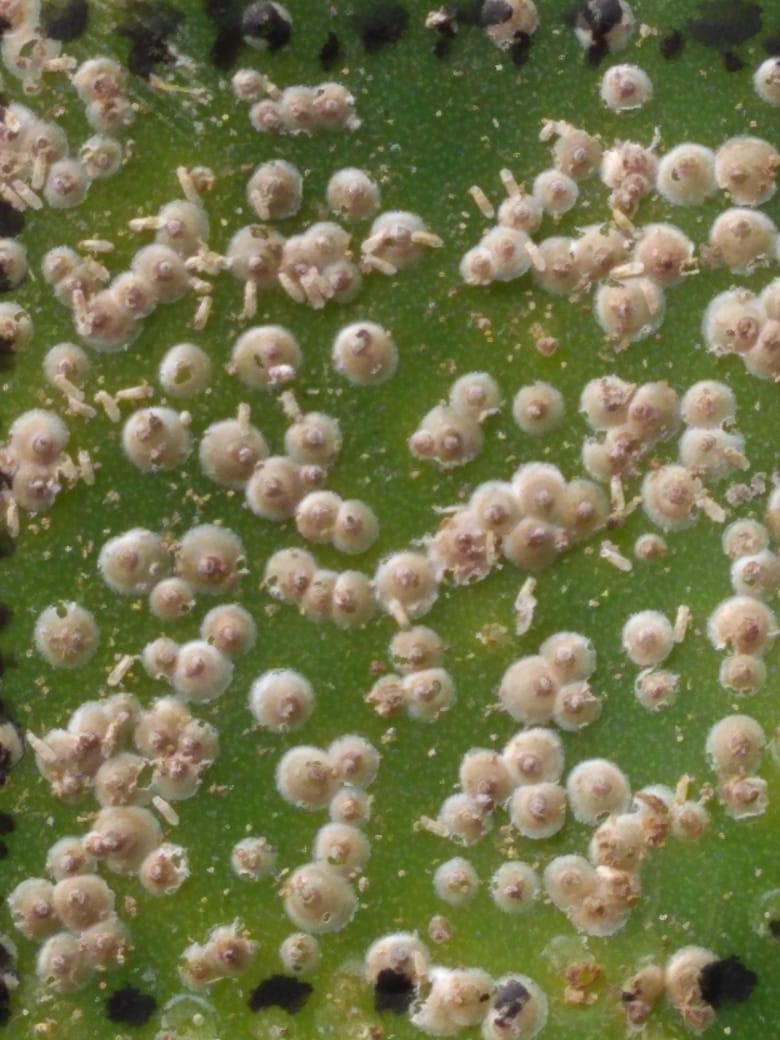
#> input picture src/samples/amostra1.jpeg, 780 x 1040 px, found by its file name
$ python test14.py   (older library calls are emulated)
#> lines starting #> are read from the running program, lines starting #| are printed output that depends on the picture; after the words box and inside, x2 and y2 are one past the last pixel; in counts of white or black regions, pixels touching at a corner belong together
# -*- coding: utf-8 -*-
"""
Created on Fri Jul 08 16:34:06 2020

@author: Josenalde
"""

import cv2 as cv
#import matplotlib.pyplot as plt
import mahotas as mh #otsu
import numpy as np

def writeImg(img, text, color=(255,255,255)):
    font = cv.FONT_HERSHEY_SIMPLEX
    cv.putText(img, text, (10,20), font, 0.6, color, 2, cv.LINE_AA)

bgr = cv.imread('amostra1.jpeg') #if male were more white than female, ok
#> bgr is the input picture: shape (1040, 780, 3); mean B, G, R 76.9, 116.6, 115.5

# [18 lines of commented-out code are left out]
BLUR = 35
# CANNY_TH1 = 10
# CANNY_TH2 = 70

bgrF = cv.medianBlur(bgr, BLUR) #31 122, 35 125, 39 126, 51 128
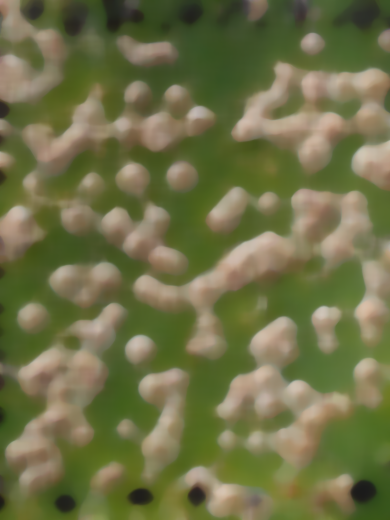
#> bgrF: shape (1040, 780, 3) (shown at 1/2 size); mean B, G, R 71.5, 112.9, 111.4
# [8 lines of commented-out code are left out]


hsv = cv.cvtColor(bgrF, cv.COLOR_BGR2HSV)
#> hsv: shape (1040, 780, 3); mean H, S, V 30.1, 109.2, 119.1
hsv[:,:,0] = cv.equalizeHist(hsv[:,:,0])
#> hsv: shape (1040, 780, 3); mean H, S, V 131.9, 109.2, 119.1
bgr2 = cv.cvtColor(hsv, cv.COLOR_HSV2BGR)
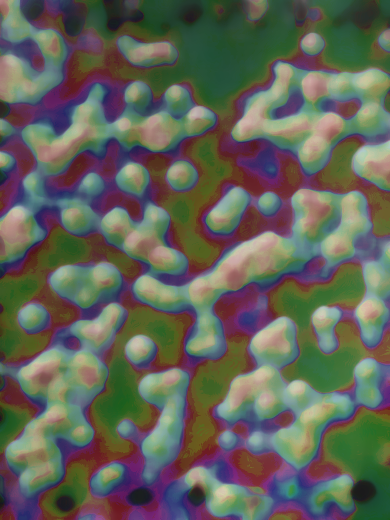
#> bgr2: shape (1040, 780, 3) (shown at 1/2 size); mean B, G, R 87.7, 99.6, 97
gray = cv.cvtColor(bgr2, cv.COLOR_BGR2GRAY)
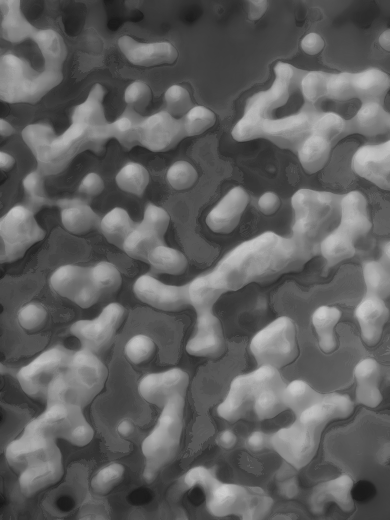
#> gray: shape (1040, 780) (shown at 1/2 size); min 22, max 207, mean 97.5


# cv.imshow('HSV image', bgr)
# cv.waitKey(0)
# cv.destroyAllWindows()

#desaturation - convert bgr to gray

#color systems usually related to plant disease detection - rgb and hsv

# Hue, Saturation, Value
# Hue: dominant wavelength, S: purity, color proportion, V: brightness, intensity of the reflected color

# segmentation based on shape, pixels (color), histogram
# binary segmentation - binarization, thresholding

# moda is a more frequent value in a sequence - unimodal, bimodal etc.

#hist1 = cv.calcHist([gray],[0],None,[256],[0,260]) #unimodal
#manual
#ret, th1 = cv.threshold(gray, 120, 255, cv.THRESH_BINARY)
#auto otsu
#can be applied to uni e bimodal histograms
th2 = mh.thresholding.otsu(gray)
#> th2 = 107
#print(th2)
bin = gray.copy()
bin[bin >= th2] = 255
bin[bin < th2] = 0
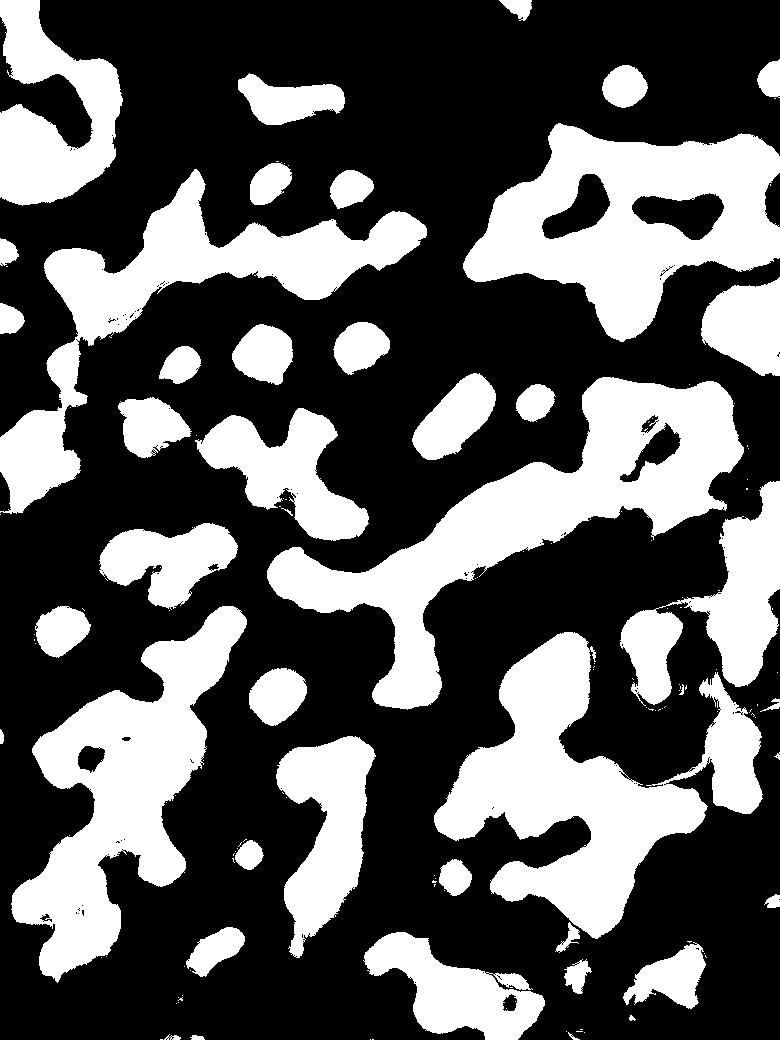
#> bin: shape (1040, 780); 35.5% white; 146 white regions (102 under 20 px), largest, box (x1, y1, x2, y2) and area: (267, 377, 744, 710) 42067, (434, 632, 763, 939) 39329, (463, 123, 780, 342) 35452
bin = cv.bitwise_not(bin)
#hist2 = cv.calcHist([th2],[0],None,[256],[0,260]) #unimodal

masked = cv.bitwise_and(bgr, bgr, mask=bin)
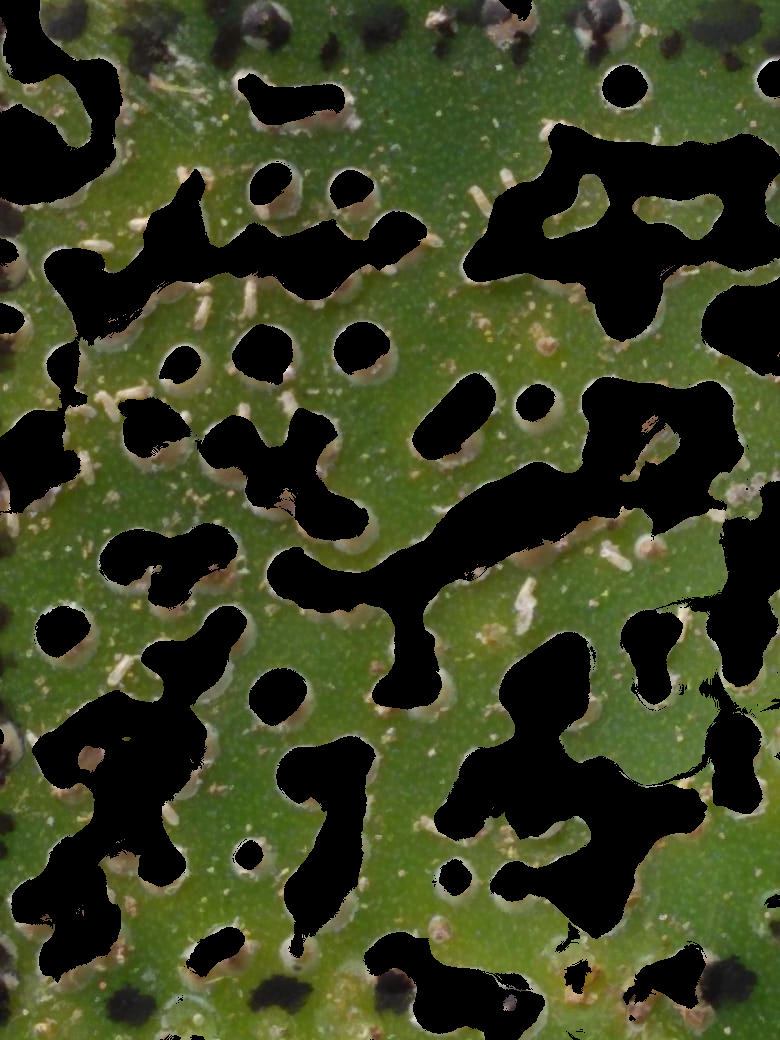
#> masked: shape (1040, 780, 3); mean B, G, R 33, 64.2, 57.6

# [9 lines of commented-out code are left out]
nPixelsPretos = 0
for i in range(bin.shape[0]):
    for j in range(bin.shape[1]):
        if bin[i,j] == 0:
            nPixelsPretos += 1

#according to Bouché 1833
#16.07.2020 retrieved
#https://diaspididae.linnaeus.naturalis.nl/linnaeus_ng/app/views/species/taxon.php?id=113071&epi=155
#scale cover of adult female (3. instar) 1.5-2.5 mm diameter
#The first instar female and first and second instar male nymphs were described by Howell, 1975, and Howell and Tippins, 1977.
# elliptical
# first stage - female 258-308 long, 168-199 wide um
# second stage - Length of slide-mounted specimens 378-607, width 263-378.
#Descriptions of Some Immature Stages in Two Diaspis Species, 1975 Howell

#Descriptions of First Instars of Nominal Type-Species of Eight Diaspidid Tribes
#Howell, J. O., Tippins, H. H., 1977

# amostra1
#100mm - 780 px :
wRatio = 780 / 100 #px/mm
#125mm - 1040 px :
hRatio = 1040 / 125 #px/mm

print('Area acumulada em Pixels = ' + str(nPixelsPretos))
#| Area acumulada em Pixels = 287879
totalPixels = bin.shape[0] * bin.shape[1]

# counts everything detected - female and male presence all stages
percentCochonila = (nPixelsPretos / totalPixels) * 100

# key info (literature?)
#mRadio = 27 #raio medio das cochonilas na amostra -3 instar
#MRadio =
# ellipse area = mr x Mr x PI
# some cases equals mR = MR = r
# translate to px, considering the zoom
zoom = 5
scales = [wRatio, hRatio]
r1 = (1.5/2) * zoom * np.mean(scales)
r2 = (2.5/2) * zoom * np.mean(scales)

nCochonilas1 = nPixelsPretos / (3.14 * r1*r1)
nCochonilas2 = nPixelsPretos / (3.14 * r2*r2)

contagemManual = 131 #ground truth
#erro = (abs(nCochonilas - contagemManual) / contagemManual) * 100
print(round(nCochonilas1))
#| 100
print(round(nCochonilas2))
#| 36
print('presence of cochonila: %.2f' % percentCochonila + '\%')
#| presence of cochonila: 35.49\%
# [17 lines of commented-out code are left out]

$ run again, with src/samples/amostra2.jpeg copied over src/samples/amostra1.jpeg
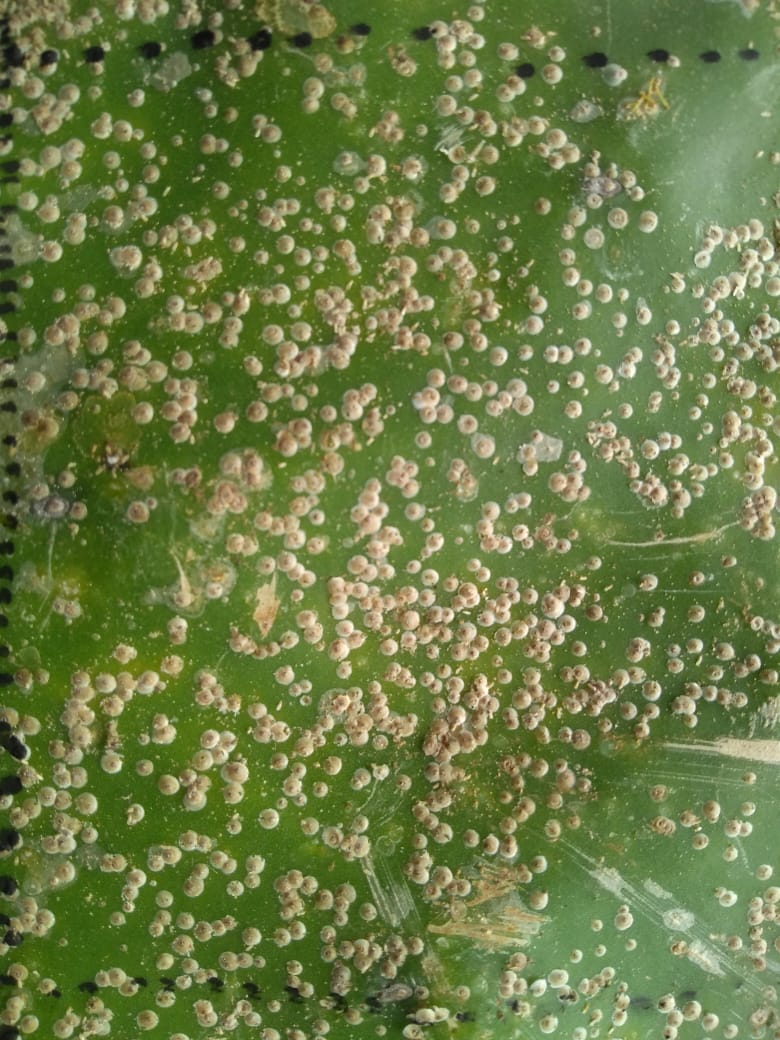
#> input picture src/samples/amostra2.jpeg, 780 x 1040 px, found by its file name
#> bgr is the input picture: shape (1040, 780, 3); mean B, G, R 70.1, 123.8, 108.6
#> th2 = 93
#> `bin[bin < th2] = 0`:
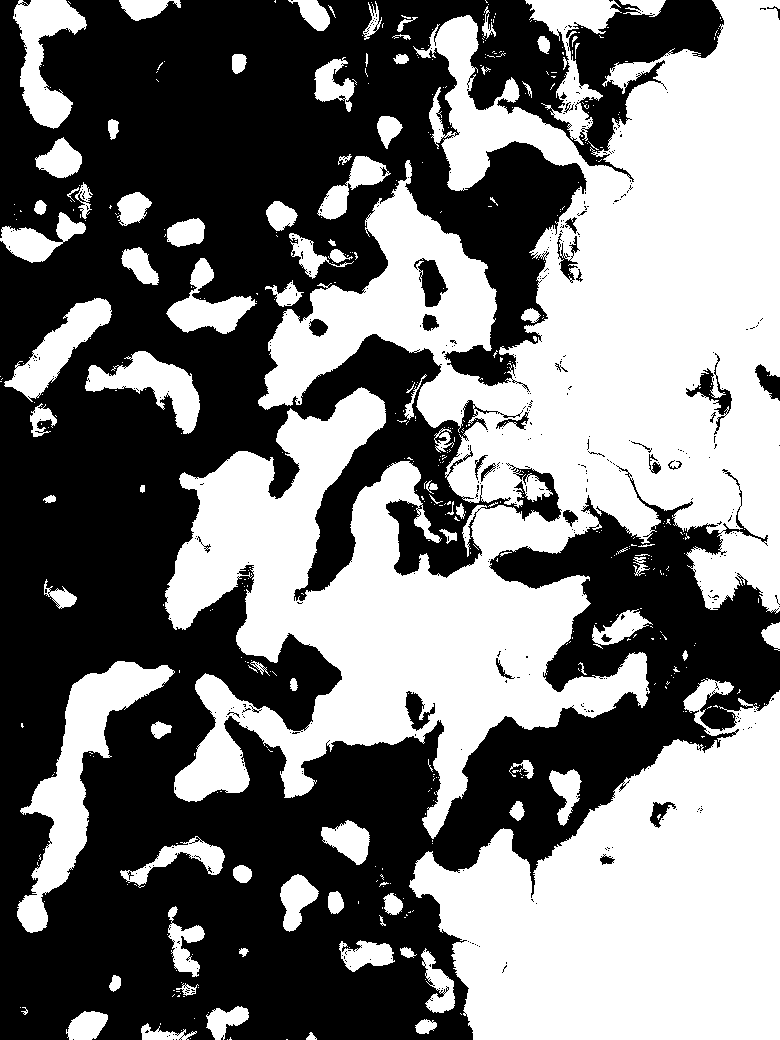
#> bin: shape (1040, 780); 47.3% white; 485 white regions (395 under 20 px), largest, box (x1, y1, x2, y2) and area: (165, 0, 780, 839) 238652, (409, 678, 780, 1040) 82860, (17, 661, 175, 933) 11313
#> `masked = cv.bitwise_and(bgr, bgr, mask=bin)`:
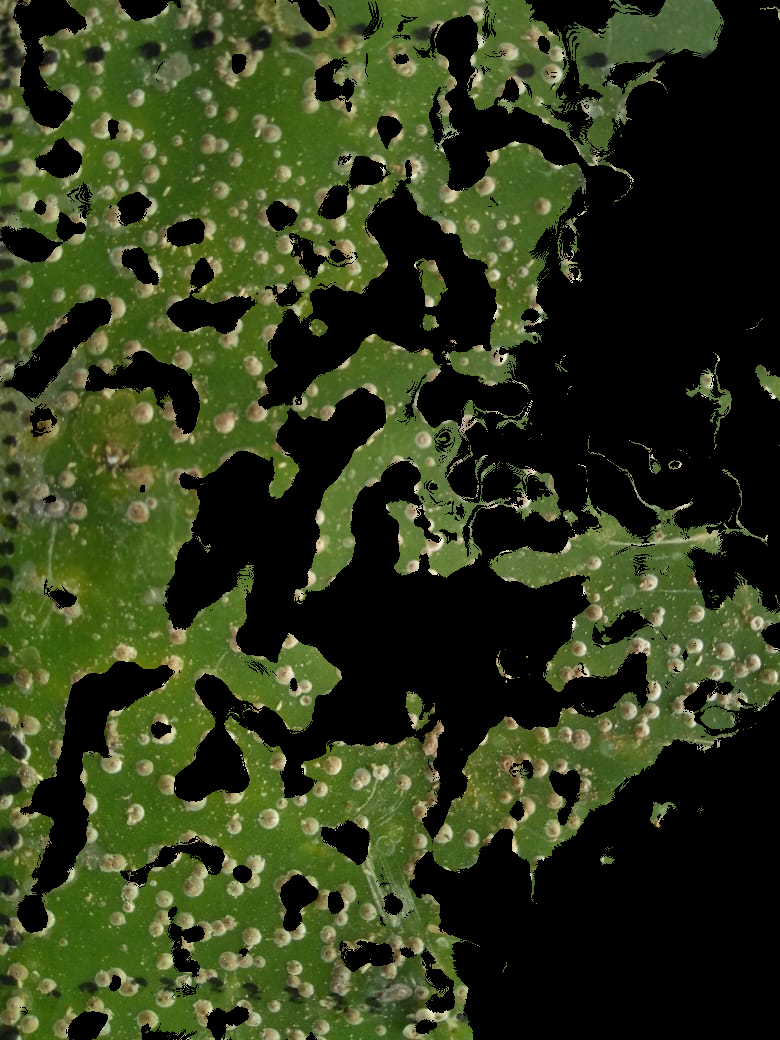
#> masked: shape (1040, 780, 3); mean B, G, R 26.2, 57.4, 47.4
#| Area acumulada em Pixels = 383987
#| 134
#| 48
#| presence of cochonila: 47.34\%

$ run again, with src/samples/areas_amostras1_2.jpeg copied over src/samples/amostra1.jpeg
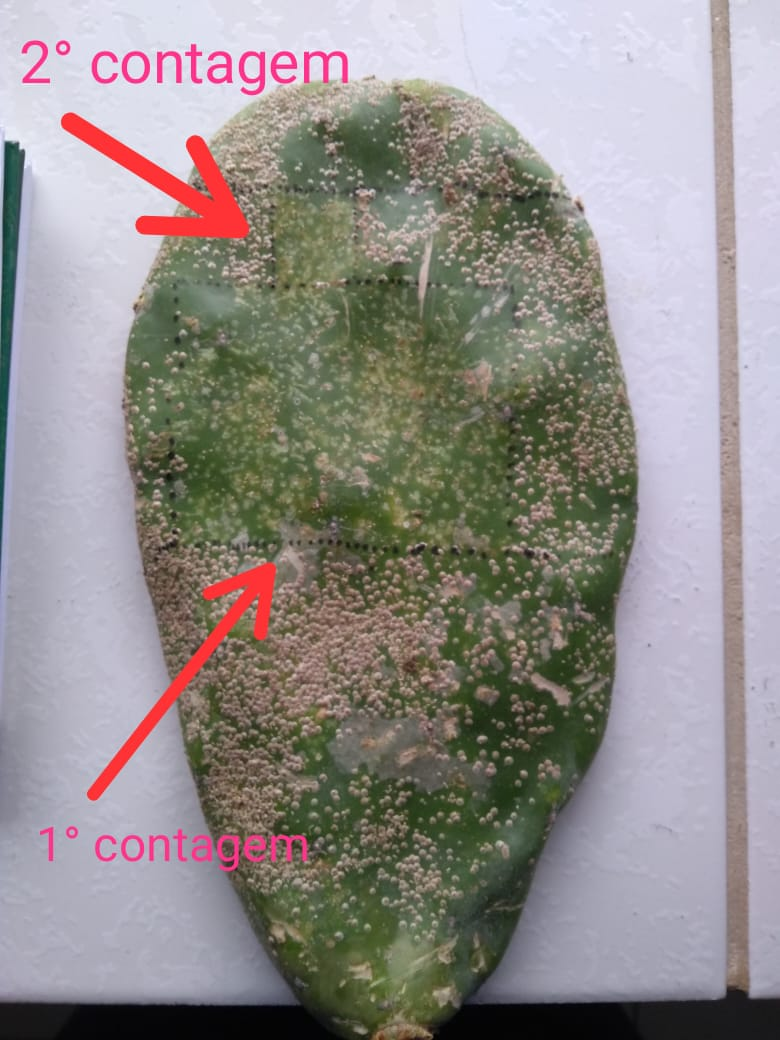
#> input picture src/samples/areas_amostras1_2.jpeg, 780 x 1040 px, found by its file name
#> bgr is the input picture: shape (1040, 780, 3); mean B, G, R 139, 141, 145.9
#> th2 = 144
#> `bin[bin < th2] = 0`:
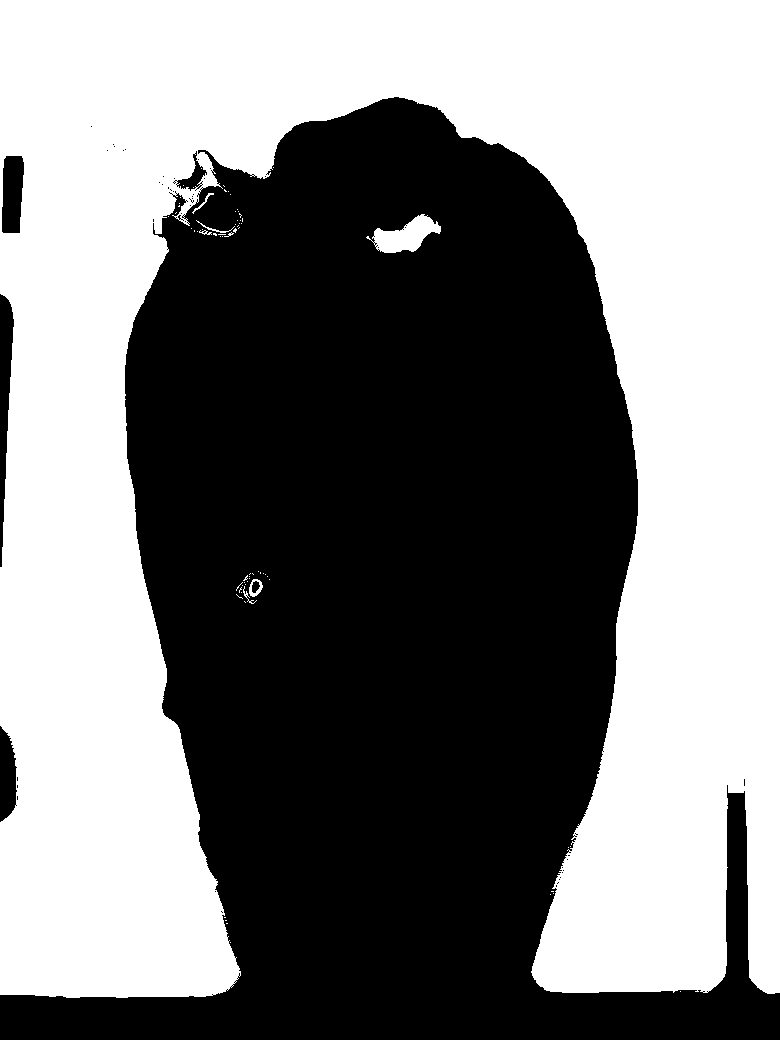
#> bin: shape (1040, 780); 49.5% white; 72 white regions (65 under 20 px), largest, box (x1, y1, x2, y2) and area: (0, 0, 780, 998) 399912, (366, 214, 441, 253) 1468, (249, 579, 263, 597) 117
#> `masked = cv.bitwise_and(bgr, bgr, mask=bin)`:
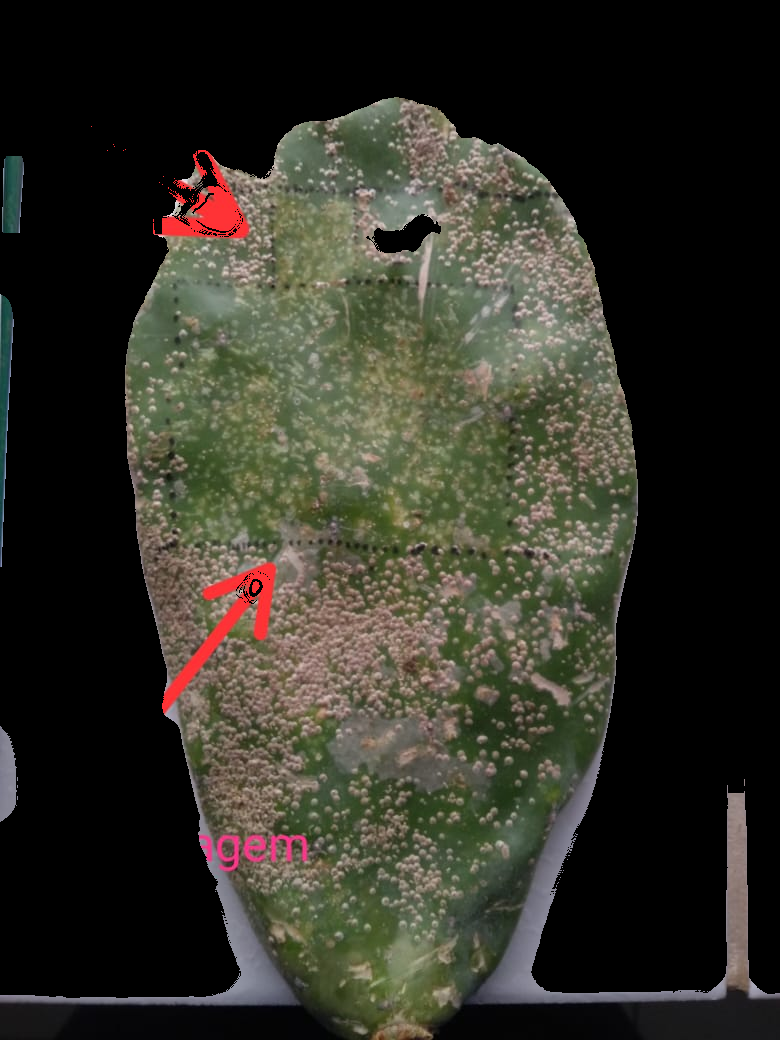
#> masked: shape (1040, 780, 3); mean B, G, R 39.4, 48.9, 50
#| Area acumulada em Pixels = 401865
#| 140
#| 50
#| presence of cochonila: 49.54\%
